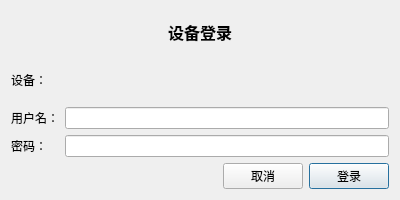
<?xml version="1.0" encoding="UTF-8"?>
<ui version="4.0">
 <class>LoginDialog</class>
 <widget class="QDialog" name="LoginDialog">
  <property name="geometry">
   <rect>
    <x>0</x>
    <y>0</y>
    <width>400</width>
    <height>200</height>
   </rect>
  </property>
  <property name="windowTitle">
   <string>登录</string>
  </property>
  <layout class="QVBoxLayout" name="verticalLayout">
   <item>
    <widget class="QLabel" name="titleLabel">
     <property name="font">
      <font>
       <pointsize>12</pointsize>
       <bold>true</bold>
      </font>
     </property>
     <property name="text">
      <string>设备登录</string>
     </property>
     <property name="alignment">
      <set>Qt::AlignCenter</set>
     </property>
    </widget>
   </item>
   <item>
    <widget class="QLabel" name="deviceLabel">
     <property name="text">
      <string>设备：</string>
     </property>
    </widget>
   </item>
   <item>
    <layout class="QGridLayout" name="gridLayout">
     <item row="0" column="0">
      <widget class="QLabel" name="usernameLabel">
       <property name="text">
        <string>用户名：</string>
       </property>
      </widget>
     </item>
     <item row="0" column="1">
      <widget class="QLineEdit" name="usernameEdit"/>
     </item>
     <item row="1" column="0">
      <widget class="QLabel" name="passwordLabel">
       <property name="text">
        <string>密码：</string>
       </property>
      </widget>
     </item>
     <item row="1" column="1">
      <widget class="QLineEdit" name="passwordEdit">
       <property name="echoMode">
        <enum>QLineEdit::Password</enum>
       </property>
      </widget>
     </item>
    </layout>
   </item>
   <item>
    <layout class="QHBoxLayout" name="buttonLayout">
     <item>
      <spacer name="horizontalSpacer">
       <property name="orientation">
        <enum>Qt::Horizontal</enum>
       </property>
       <property name="sizeHint" stdset="0">
        <size>
         <width>40</width>
         <height>20</height>
        </size>
       </property>
      </spacer>
     </item>
     <item>
      <widget class="QPushButton" name="cancelButton">
       <property name="text">
        <string>取消</string>
       </property>
      </widget>
     </item>
     <item>
      <widget class="QPushButton" name="loginButton">
       <property name="text">
        <string>登录</string>
       </property>
       <property name="default">
        <bool>true</bool>
       </property>
      </widget>
     </item>
    </layout>
   </item>
  </layout>
 </widget>
 <resources/>
 <connections/>
</ui> 
